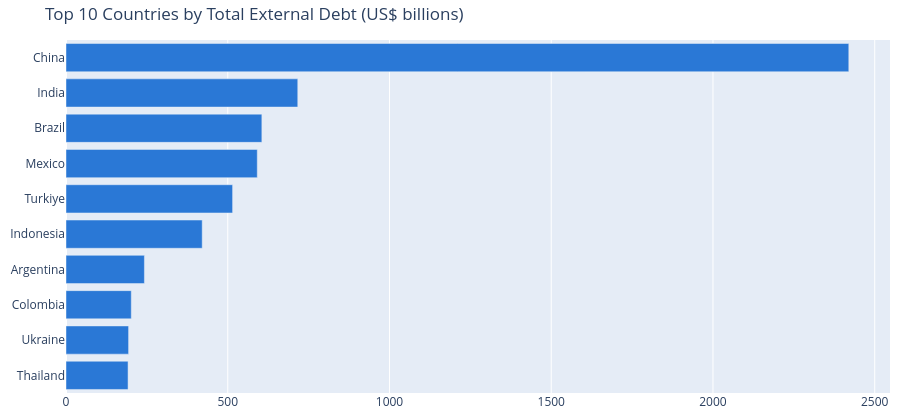

The cell this chart's notebook holds for it:
### Code cell
fig = go.Figure()
fig.add_bar(x=top10.total_external_debt_billions_usd[::-1], y=top10.country_name[::-1],
            orientation='h', marker_color='#2a78d6', name='Top 10')
fig.update_layout(title='Top 10 Countries by Total External Debt (US$ billions)',
                   height=420, margin=dict(l=10, r=10, t=40, b=10))
fig.show()

### Figure 1 — Plotly figure (JSON) as saved in the notebook; plotly's stock layout.template omitted (floating-point values rounded to 4 significant figures)
{"data": [{"marker": {"color": "#2a78d6"}, "name": "Top 10", "orientation": "h", "type": "bar", "x": [191.8, 193.5, 201.8, 242.4, 421.1, 515.0, 591.3, 605.5, 716.5, 2420.0], "y": ["Thailand", "Ukraine", "Colombia", "Argentina", "Indonesia", "Turkiye", "Mexico", "Brazil", "India", "China"]}], "layout": {"height": 420, "margin": {"b": 10, "l": 10, "r": 10, "t": 40}, "title": {"text": "Top 10 Countries by Total External Debt (US$ billions)"}}}
